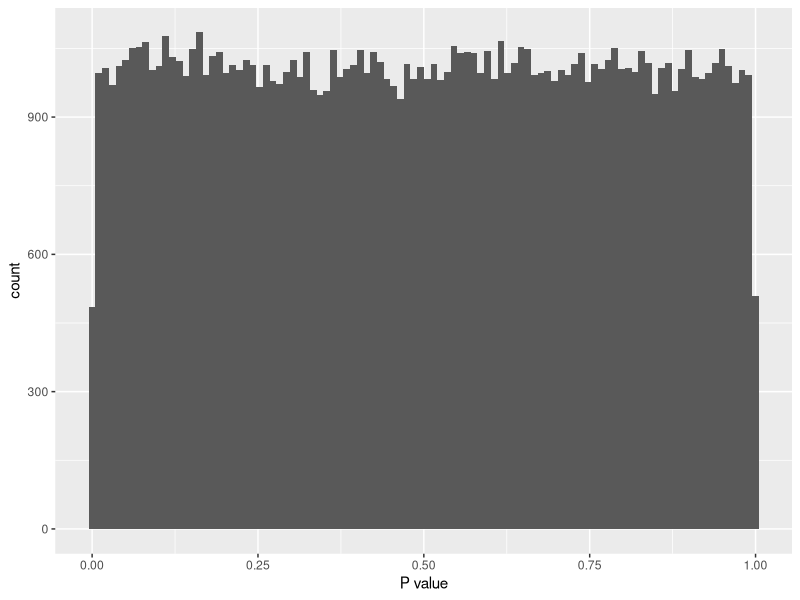
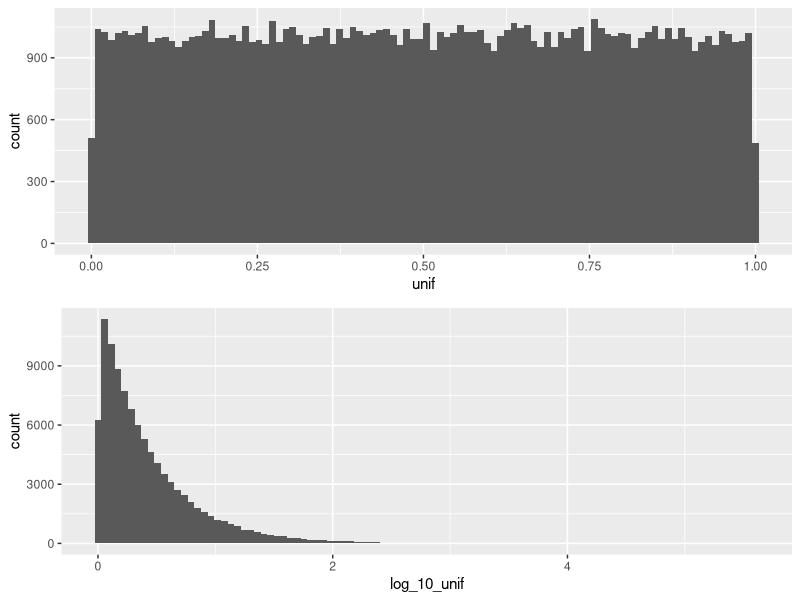
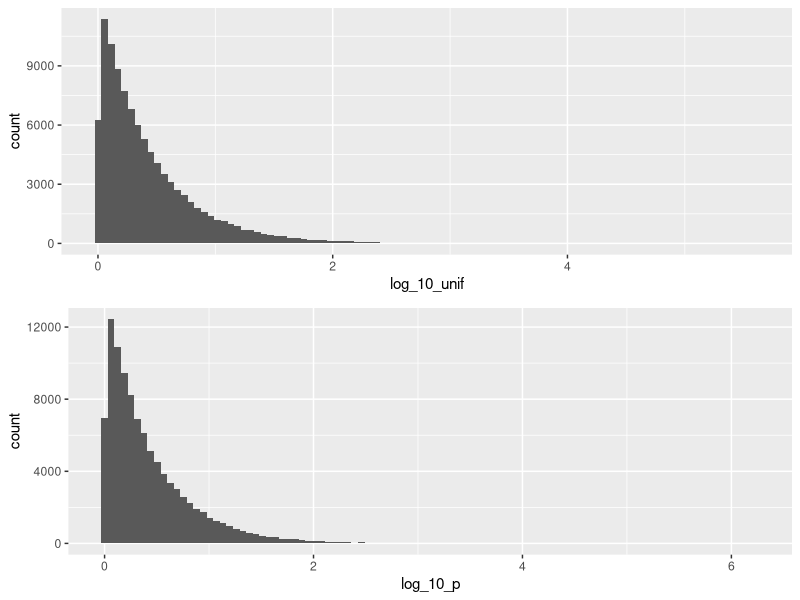
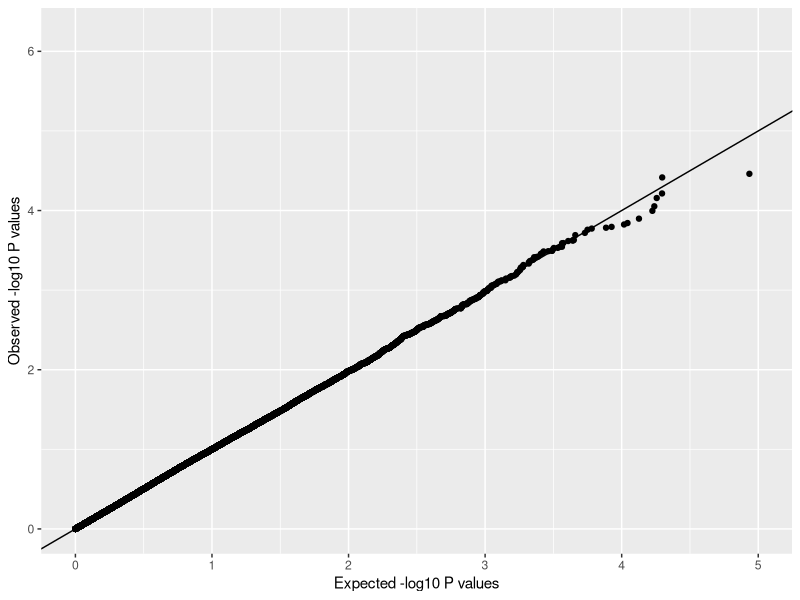

The R script that drew these images, in order:
## ---- chunk 1
library(tidyverse)
library(cowplot)
## ---- chunk 2
set.seed(3210)

nn <- 10
group1.mean <- 6
group2.mean <- 6

niter <- 100000
ps <- numeric(length = niter)

for(ii in 1:niter) {
  y <- c(rnorm(nn, group1.mean, 1), rnorm(nn, group2.mean, 1))
  gg <- rep(c('a','b'), each = nn)
  ps[ii] <- t.test(y ~ gg, var.equal = TRUE)$p.value
}
## ---- chunk 3
ggplot(tibble(ps), aes(x = ps)) +
  geom_histogram(bins = 100) +
  labs(x = "P value")
## ---- chunk 4
log_10_p <- sort(-log10(ps))

unif <- runif(niter, 0, 1)
log_10_unif <- sort(-log10(unif))
## ---- chunk 5
p1 <- tibble(unif) %>% 
  ggplot(aes(unif)) +
  geom_histogram(bins = 100)

p2 <- tibble(log_10_unif) %>% 
  ggplot(aes(log_10_unif)) +
  geom_histogram(bins = 100)

plot_grid(p1, p2, nrow = 2)
## ---- chunk 6
p3 <- tibble(log_10_p) %>% 
  ggplot(aes(log_10_p)) +
  geom_histogram(bins = 100)

plot_grid(p2, p3, nrow = 2)
## ---- chunk 7
tibble(log_10_p, log_10_unif) %>% 
  ggplot(aes(x = log_10_unif, y = log_10_p)) + 
  geom_point() +
  geom_abline(intercept = 0, slope = 1) +
  xlim(c(0, 5)) +
  ylab("Observed -log10 P values") +
  xlab("Expected -log10 P values")
